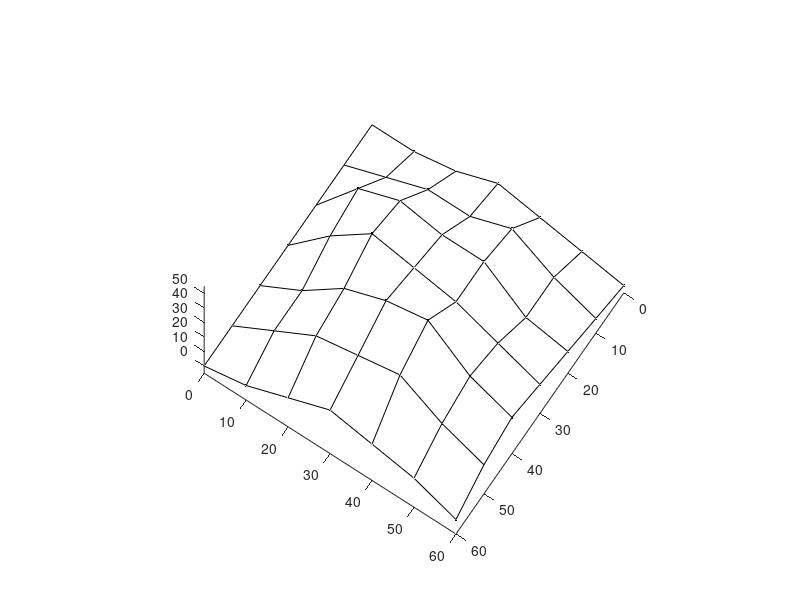

Write the MATLAB code that produced this figure. (Note: this script raises an error after producing the figure.)
%%%%%%%%%%%%%%Main program%%%%%%%%%%%%%%%%%
%MMAE545 HW#3-5
%B-spline surface

clear;
clc;
m = 6;
n = 6;
P = zeros(m+1,n+1,3);
% x- coordinates of control points
P(:,:,1) = [60 60 60 60 60 60 60
    50 50 50 50 50 50 50
    40 40 40 40 40 40 40
    30 30 30 30 30 30 30
    20 20 20 20 20 20 20
    10 10 10 10 10 10 10
    0  0  0  0  0  0  0];
% y-coordinates
P(:,:,2) = [ 0 10 20 30 40 50 60
    0 10 20 30 40 50 60
    0 10 20 30 40 50 60
    0 10 20 30 40 50 60
    0 10 20 30 40 50 60
    0 10 20 30 40 50 60
    0 10 20 30 40 50 60];
% z- coordinates
P(:,:,3) = [ 0 5 15 25 20 15  5
    0 15 30 35 40 25 15
    0 15 35 45 50 30 20
    0 25 45 40 35 25 15
    0 30 40 35 35 15 10
    0 10 20 20 30 15  5
    0  0  5 15 10  5  0];
% P(ij) = P(i,j,:);

x = P(:,:,1);
y = P(:,:,2);
z = P(:,:,3);
% plot control polygon
figure(1);
surf(x,y,z,'Linestyle','-','Marker','.');
axis equal;
view([1,2/3,4])
colormap([1 1 1]);
grid off;
% hold on;

% order in u direction
p = 4;
% irder in v direction
q = 4;
% knots in u direction
tu = [0 0 0 0 1 2 3 4 4 4 4];
% knots in v direction
tv = [0 0 0 0 1 2 3 4 4 4 4];

% number of points evaluated in each direction
num = 50;
u = linspace(0,4,num);
v = linspace(0,4,num);
% knot interval index
r = zeros(1,num);
s = zeros(1,num);

Q = zeros(m+1,1,3);
surfP = zeros(num,num,3);
for iv = 1:num,
    % determine knot interval index in v direction
    for j = 1:n+q,
        if v(iv) >= tv(j) && v(iv) < tv(j+1),
            s(iv) = j;
        end
    end
    s(num) = s(num-1);
    
    % evaluate intermediate points
    for k = 1:m+1,
        Q(k,1,:)= coxdeboor3D(P(:,k,:),tv,q,s(iv),v(iv));
    end
    
    for iu = 1:num,
        % determine knot interval index in u direction
        for j = 1:m+p,
            if u(iu) >= tu(j) && u(iu) < tu(j+1),
                r(iu) = j;
            end
        end
        r(num) = r(num-1);
        
        surfP(iu,iv,:) = coxdeboor3D(Q,tu,p,r(iu),u(iu));
    end
end

X = surfP(:,:,1);
Y = surfP(:,:,2);
Z = surfP(:,:,3);
% plot3(X,Y,Z,2);
figure(2);
surf(X,Y,Z);
%mesh(X,Y,Z);
% shading interp
% legend('Control points','B-spline');
axis equal;
xlabel('X');
ylabel('Y');
zlabel('Z');
% set view angle and color
%view([2,3,6])
%colormap([0.5 0.5 1]);
grid off;
%%%%%%%%%%%%%%Main program%%%%%%%%%%%%%%%%%